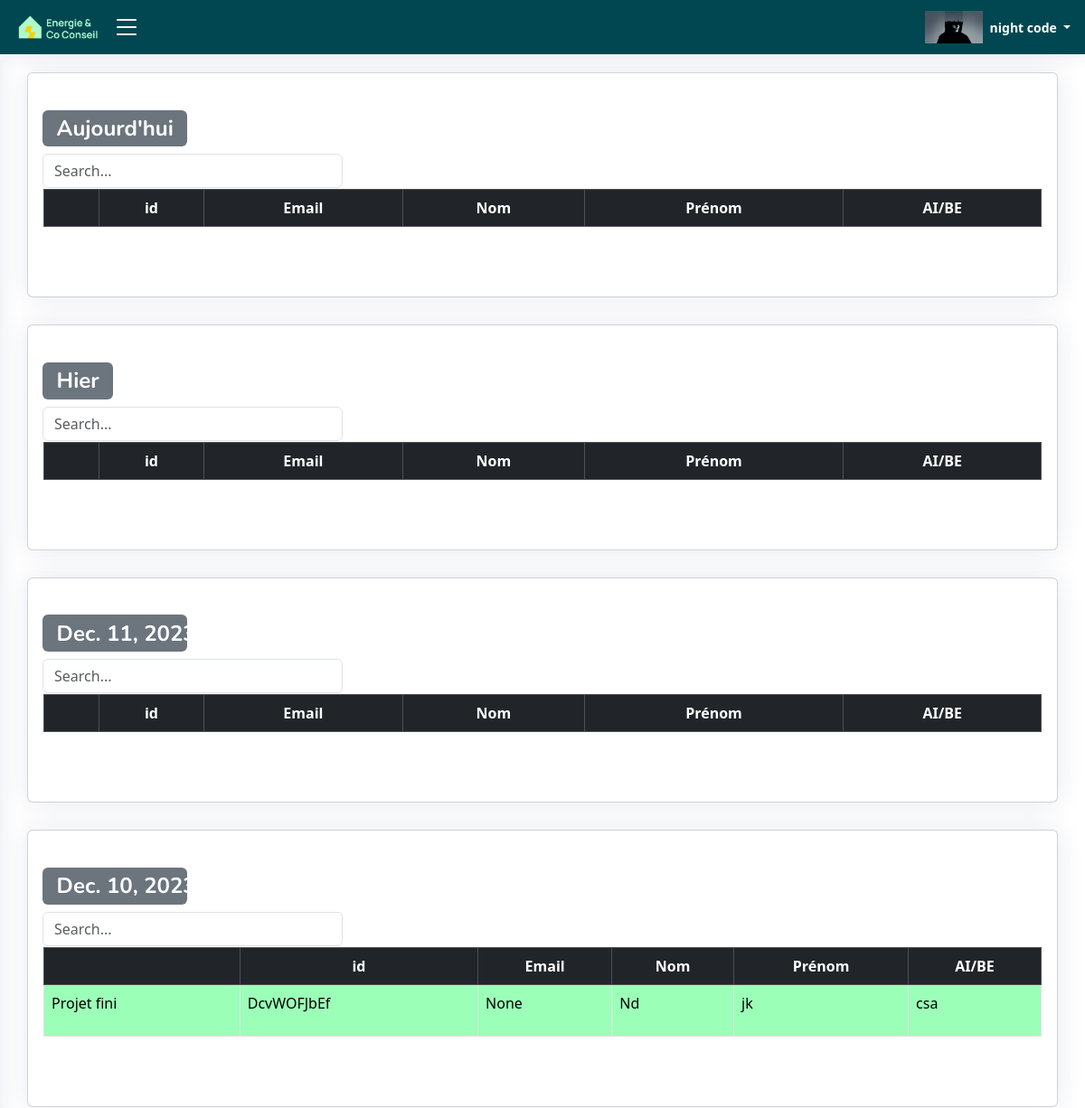
Page /Auditor_Task_Summary_BY_A/night@gmail.com/ (signed in, upper part) on the earlier database version.
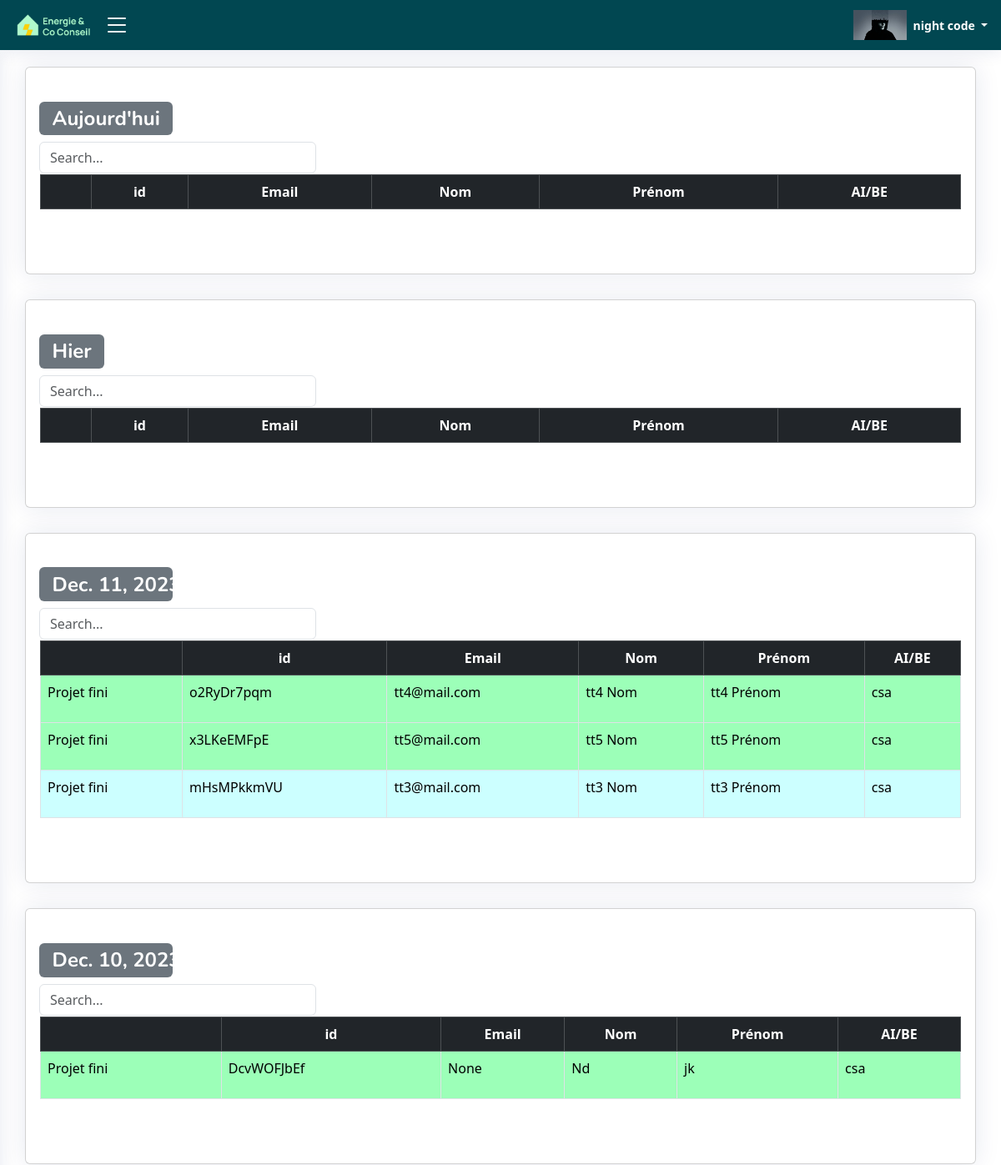
Same page on the later database version.
### ERapp/models.py (models this page shows, shortened)
class USER(AbstractBaseUser, PermissionsMixin):
    email = models.EmailField(unique=True)
    first_name = models.CharField(max_length=30, blank=True, null=True)
    last_name = models.CharField(max_length=30, blank=True, null=True)
    role = models.CharField(max_length=255, blank=True, null=True)
    agent = models.CharField(max_length=30, blank=True, null=True)
    num = models.CharField(max_length=30, blank=True, null=True)
    is_active = models.BooleanField(default=True)
    is_staff = models.BooleanField(default=False)
    is_superuser = models.BooleanField(default=False)
    profile_pic = models.ImageField(blank=True, upload_to='uploads/profilePic',default='uploads/default_user_avatar.png')
    date_joined = models.DateTimeField(default=timezone.now)
    last_login = models.DateTimeField(blank=True, null=True)
    user_id = models.CharField(max_length=255,blank=True, null=True)
    auditeur = models.BooleanField(default=False)
    be = models.BooleanField(default=False)
    ai = models.BooleanField(default=False)
    com_name = models.CharField(max_length=255,blank=True, null=True)
    objects = CustomUserManager()
    USERNAME_FIELD = 'email'
    REQUIRED_FIELDS = ['first_name', 'last_name']

class TableData001(models.Model):
    cell_id = models.CharField(max_length=255,blank=True)
    firstname = models.CharField(max_length=255,blank=True)
    lastname = models.CharField(max_length=255,blank=True)
    address = models.CharField(max_length=255,blank=True)
    email = models.CharField(max_length=255,blank=True)
    num = models.CharField(max_length=255,blank=True)
    precaite = models.CharField(max_length=255,blank=True)
    vt = models.FileField(upload_to='uploads/files',blank=True)
    etat_vt = models.CharField(default="En cours",max_length=255,blank=True)
    etat = models.CharField(default="A realiser",max_length=255,blank=True)
    tp = models.CharField(max_length=255,blank=True)
    auditV1 = models.FileField(upload_to='uploads/files/%Y/%m/%d/',blank=True)
    auditV2 = models.FileField(upload_to='uploads/files/%Y/%m/%d/',blank=True)
    auditV3 = models.FileField(upload_to='uploads/files/%Y/%m/%d/',blank=True)
    cofrac = models.CharField(max_length=255,blank=True)
    paiement = models.BooleanField(default=False)
    auditeur = models.CharField(max_length=255,blank=True)
    agent= models.CharField(max_length=255,blank=True,null=True)
    bureau_d_etude = models.CharField(max_length=255,blank=True,null=True)
    be = models.BooleanField(default=False)
    ai = models.BooleanField(default=False)
    creation_time = models.DateTimeField(auto_now_add=True, blank = True)
    Envoye_time = models.DateTimeField(null=True, blank=True, default=None)
    Envoye_time_checker = models.BooleanField(default=False)
    Envoye_by_user= models.CharField(max_length=255,blank=True,null=True)
    fini_time = models.DateTimeField(null=True, blank=True, default=None)
    fini_time_checker = models.BooleanField(default=False)
    fini_by_user=models.CharField(max_length=255,blank=True,null=True)
    Modification_Faite_time = models.DateTimeField(null=True, blank=True, default=None)
    Modification_Faite_time_checker = models.BooleanField(default=False)
    Modification_Faite_time_checker_2 = models.BooleanField(default=False)
    Modification_Faite_by_user=models.CharField(max_length=255,blank=True,null=True)

### ERapp/views.py (the view)
# urls.py: path('Auditor_Task_Summary_BY_A/<str:auditeur_email>/',Auditor_Task_Summary_BY_A ,name="Auditor_Task_Summary_BY_A"),
@login_required
def Auditor_Task_Summary_BY_A(request,auditeur_email):
    table_index_=[{'index':1,'state':"Aujourd'hui"},
                 {'index':2,'state':"Hier"},
                 {'index':3,'state':""},
                 {'index':4,'state':""},
                 {'index':5,'state':""},
                 {'index':6,'state':""},
                 {'index':7,'state':""}]
    table_index=[]
    fini_result={}
    envoye_result={}
    Modification_Faite_result={}
    days_of_week = ['day-7', 'day-6', 'day-5', 'day-4', 'day-3', 'day-2','day-1']
    current_date = timezone.now().date()
    current_weekday = 6
    k=int(current_weekday)
    for day_offset in range(current_weekday +1):
        start_date = current_date - timedelta(days=day_offset)
        end_date = start_date - timedelta(days=1)
        table_index.append({'index':k,'state':start_date})
        count1 = TableData001.objects.filter(fini_time__range=(end_date, start_date),fini_time_checker=True,fini_by_user=auditeur_email)
        count2 = TableData001.objects.filter(Envoye_time__range=(start_date, end_date),Envoye_time_checker=True,Envoye_by_user=auditeur_email)
        count3 = TableData001.objects.filter(Modification_Faite_time__range=(end_date, start_date),Modification_Faite_time_checker=True,Modification_Faite_by_user=auditeur_email)
        fini_result[days_of_week[k]] = count1
        envoye_result[days_of_week[k]] = count2
        Modification_Faite_result[days_of_week[k]] = count3
        k-=1
    day_0 = timezone.now().date() + timedelta(days=1)
    day_1 = day_0 - timedelta(days=1)
    day_2 = day_0 - timedelta(days=2)
    day_3 = day_0 - timedelta(days=3)
    day_4 = day_0 - timedelta(days=4)
    day_5 = day_0 - timedelta(days=5)
    day_6 = day_0 - timedelta(days=6)
    day_7 = day_0 - timedelta(days=7)
    data=[]
    table_index_2=[]
    day_1_fini_time = TableData001.objects.filter(fini_time__range=[day_1, day_0],fini_time_checker=True,fini_by_user=auditeur_email)
    day_2_fini_time = TableData001.objects.filter(fini_time__range=[day_2, day_1],fini_time_checker=True,fini_by_user=auditeur_email)
    day_3_fini_time = TableData001.objects.filter(fini_time__range=[day_3, day_2],fini_time_checker=True,fini_by_user=auditeur_email)
    day_4_fini_time = TableData001.objects.filter(fini_time__range=[day_4, day_3],fini_time_checker=True,fini_by_user=auditeur_email)
    day_5_fini_time = TableData001.objects.filter(fini_time__range=[day_5, day_4],fini_time_checker=True,fini_by_user=auditeur_email)
    day_6_fini_time = TableData001.objects.filter(fini_time__range=[day_6, day_5],fini_time_checker=True,fini_by_user=auditeur_email)
    day_7_fini_time = TableData001.objects.filter(fini_time__range=[day_7, day_6],fini_time_checker=True,fini_by_user=auditeur_email)
    days_of_week = ['day_7', 'day_6', 'day_5', 'day_4', 'day_3', 'day_2','day_1']
    Envoye_time={}
    day_0 = timezone.now().date() + timedelta(days=1)
    j=1
    for i in range(7):
        start_date = day_0 - timedelta(days=i)
        end_date = day_0 - timedelta(days=i+1)
        day_fini_time = TableData001.objects.filter(fini_time__range=[end_date, start_date],fini_time_checker=True,fini_by_user=auditeur_email)
        day_Envoye_time = TableData001.objects.filter(Envoye_time__range=[end_date , start_date ],Envoye_time_checker=True,Envoye_by_user=auditeur_email)
        day_Modification_Faite_result_time = TableData001.objects.filter(Modification_Faite_time__range=[end_date , start_date ],Modification_Faite_time_checker=True,Modification_Faite_by_user=auditeur_email)
        table_index_2.append({'state':end_date,
                              'index':j,
                            'fini_result':day_fini_time,
                            'envoye_result':day_Envoye_time,
                            'Modification_Faite_result':day_Modification_Faite_result_time})
        j+=1
    data.append({'email':auditeur_email,#'first_name':audi.first_name,'last_name':audi.last_name,
                'fini_result':fini_result,
                'envoye_result':envoye_result,
                'Modification_Faite_result':Modification_Faite_result})
    return render(request, 'html/Auditeur_state_by_a.html',{'data':data,
                                                       'table_index':table_index,
                                                       'table_index_2':table_index_2,
                                                       "day_1_fini_time":day_1_fini_time,
                                                        "day_2_fini_time":day_2_fini_time,
                                                        'day_3_fini_time':day_3_fini_time,
                                                        'day_4_fini_time':day_4_fini_time,
                                                        'day_5_fini_time':day_5_fini_time,
                                                        'day_6_fini_time':day_6_fini_time,
                                                        'day_7_fini_time':day_7_fini_time,
                                                        } )

### ERapp/templates/html/Auditeur_state_by_a.html (shortened to what this page needs)
{% load static %}
{% load l10n %}
{% load humanize %}
<!DOCTYPE html>
<html lang="fr">
<head>
  <link rel="stylesheet" href="https://cdnjs.cloudflare.com/ajax/libs/font-awesome/5.15.3/css/all.min.css">
  <link href="{% static 'css/style.css' %}" rel="stylesheet" type="text/css">
  <link href="{% static 'vendor/bootstrap/css/bootstrap.min.css' %}" rel="stylesheet">
  <link href="{% static 'vendor/bootstrap-icons/bootstrap-icons.css' %}" rel="stylesheet">
  <link href="{% static 'vendor/boxicons/css/boxicons.min.css' %}" rel="stylesheet">
  <link href="{% static 'vendor/quill/quill.snow.css' %}" rel="stylesheet">
  <link href="{% static 'vendor/quill/quill.bubble.css' %}" rel="stylesheet">
  <link href="{% static 'vendor/remixicon/remixicon.css' %}" rel="stylesheet">
  <link href="{% static 'vendor/simple-datatables/style.css' %}" rel="stylesheet">
</head>
<body onload="load()">
  {% if user.is_authenticated and "auditeur" in user.role and "a1" in user.role  %}
 <header id="header" class="header fixed-top d-flex align-items-center">
  <div class="d-flex align-items-center justify-content-between logo_with_button" >
    <a href="{% url 'main_page' %}"  class="logo d-flex align-items-center">
      <img src="{% static 'image\logo.png' %}" alt="" >
    </a>
    <i class="bi bi-list toggle-sidebar-btn " id="click_side_bar"></i>
  </div>
  <nav class="header-nav ms-auto">
    <ul class="d-flex align-items-center">
      <li class="nav-item dropdown pe-3">
        <a class="nav-link nav-profile d-flex align-items-center pe-0" href="#" data-bs-toggle="dropdown">
          <img src="{{ user.profile_pic.url }}"  alt="Image">
          <span class="d-none d-md-block dropdown-toggle ps-2">{{ user.first_name }} {{ user.last_name }} </span>
        </a>
      </li>
    </ul>
  </nav>
</header>
  <main id="main" class="main">
    <section class="section">
        {% for k  in table_index_2 %}
          <div class="row">
            <div class="col-12">
              <div class="card recent-sales">
                <div class="card-body">
                    {% if k.index == 1 %}
                        <h2><span class="badge bg-secondary">Aujourd'hui</span></h2>
                    {% else %}
                        {% if k.index == 2 %}
                            <h2><span class="badge bg-secondary">Hier</span></h2>
                        {% else %}
                            <h2><span class="badge bg-secondary" style="width:100%;">{{k.state}}</span></h2>
                        {% endif %}
                    {% endif %}
                  <input class="form-control" type="text" id="filterInput_{{ k.index }}" placeholder="Search..." style="width:30%;min-width:100px;">
                  <div class="overflow-auto" style="padding:1px;">
                    <form method="post"  enctype="multipart/form-data" id="myForm">
                      <table class="table  table-hover  table-bordered table_Auditeur_state" id="tableDATA_{{k.index}}" cellspacing="0" >
                        <thead class="table-dark table_Auditeur_state_thead">
                          <tr class="table_Auditeur_state_tr">
                            <th ></th>
                            <th >id</th>
                            <th >Email</th>
                            <th >Nom</th>
                            <th >Prénom</th>
                            <th >AI/BE</th>
                          </tr>
                        </thead>
                        <tbody  class="table-bordered" id="myTable_{{k.index}}" >
                          {% for D in k.fini_result  %}
                            <tr id="myTable_{{k.index}}" class="tr_fini">
                                <td>Projet fini</td>
                                <td><p>{{ D.cell_id}}</p></td>
                                <td><p>{{ D.email }}</p></td>
                                <td><p>{{ D.lastname  }}</p></td>
                                <td><p>{{ D.firstname  }}</p></td>
                                {% if D.be %}
                                    <td><p>{{ D.bureau_d_etude  }}</p></td>
                                {% endif %}
                            </tr>
                          {% endfor %}
                          {% for D in k.Modification_Faite_result  %}
                            <tr id="myTable_{{k.index}}" class="tr_Modification_Faite_result" >
                                <td>Projet fini</td>
                                <td><p>{{ D.cell_id}}</p></td>
                                <td><p>{{ D.email }}</p></td>
                                <td><p>{{ D.lastname  }}</p></td>
                                <td><p>{{ D.firstname  }}</p></td>
                                {% if D.be %}
                                    <td><p>{{ D.bureau_d_etude  }}</p></td>
                                {% endif %}
                            </tr>
                          {% endfor %}
                        </tbody>
                      </table>
                    </form>
                  </div>
                </div>
              </div>
            </div>
          </div>
        {% endfor %}
    </section>
    </main>
  {% else %}
  <script>
    window.location.href = "{% url 'not_logged_in' %}";
  </script>
  {% endif %}
</body>
</html>

### ERapp/static/css/style.css (style rules this page uses)
.card-body { height:auto; }
#tableDATA_1, #tableDATA_2, #tableDATA_3 , #tableDATA_4 , #tableDATA_5 , #tableDATA_6 , #tableDATA_7 , #tableDATA_8 , #tableDATA_9 { margin-bottom: 60px; }
#tableDATA_1 th, td, #tableDATA_2 th, td, #tableDATA_3 th, td, #tableDATA_4 th, td, #tableDATA_5 th, td, #tableDATA_6 th, td, #tableDATA_7 th, td, #tableDATA_8 th, td, #tableDATA_9 th, td { white-space: nowrap; }
#tableDATA_1 td, #tableDATA_2 td, #tableDATA_3 td, #tableDATA_4 td, #tableDATA_5 td, #tableDATA_6 td, #tableDATA_7 td, #tableDATA_8 td, #tableDATA_9 td { height:100%; }
.badge ,.badgefoot,.badge2 { text-align:center; height:100%; max-width:160px; padding: 0; border-radius: 4px; cursor: pointer; }
:root { scroll-behavior: smooth; }
.logo_with_button { width:100px; }
.table_Auditeur_state_tr, .table_Auditeur_state_tr th { text-align: center!important ; }
header { background-color: rgb(1, 71, 81)!important; }
.logo_with_button i,.header-nav .align-items-center .dropdown .dropdown-toggle { color: white!important; }
body { font-family: "Open Sans", sans-serif; background: #f6f9ff; color: #444444; }
a { color: #4154f1; text-decoration: none; }
h1, h2, h3, h4, h5, h6 { font-family: "Nunito", sans-serif; }
#main { margin-top: 60px; padding: 20px 30px; transition: all 0.3s; }
.tr_fini td { background:rgb(156, 255, 184)!important; }
.tr_Modification_Faite_result td { background: rgba(0, 255, 255, 0.2)!important; }
.card { margin-bottom: 30px; border: none; border-radius: 5px; box-shadow: 0px 0 30px rgba(1, 41, 112, 0.1); }
.card-body { padding: 0 20px 20px 20px; }
.logo { line-height: 1; }
@media (min-width: 1200px) { .logo { width: 280px; } }
.logo img { max-height: 26px; margin-right: 6px; }
.header { transition: all 0.5s; z-index: 997; height: 60px; box-shadow: 0px 2px 20px rgba(1, 41, 112, 0.1); background-color: #fff; padding-left: 20px; }
.header .toggle-sidebar-btn { font-size: 32px; padding-left: 10px; cursor: pointer; color: #012970; }
.header-nav ul { list-style: none; }
.header-nav>ul { margin: 0; padding: 0; }
.header-nav .nav-profile { color: #012970; }
.header-nav .nav-profile img { max-height: 36px; }
.header-nav .nav-profile span { font-size: 14px; font-weight: 600; }
@media (min-width: 1200px) { #main, #footer { margin-left: 300px; } }
@media (min-width: 1200px) { .toggle-sidebar #main, .toggle-sidebar #footer { margin-left: 0; } }

Differences in the rows shown:
added TableData001: cell_id "o2RyDr7pqm", email "tt4@mail.com", lastname "tt4 Nom", firstname "tt4 Prénom", bureau_d_etude "csa", shown under "Dec. 11, 2023"
added TableData001: cell_id "x3LKeEMFpE", email "tt5@mail.com", lastname "tt5 Nom", firstname "tt5 Prénom", bureau_d_etude "csa", shown under "Dec. 11, 2023"
now on this page (row edited): TableData001: cell_id "mHsMPkkmVU", email "tt3@mail.com", lastname "tt3 Nom", firstname "tt3 Prénom", bureau_d_etude "csa", shown under "Dec. 11, 2023"
